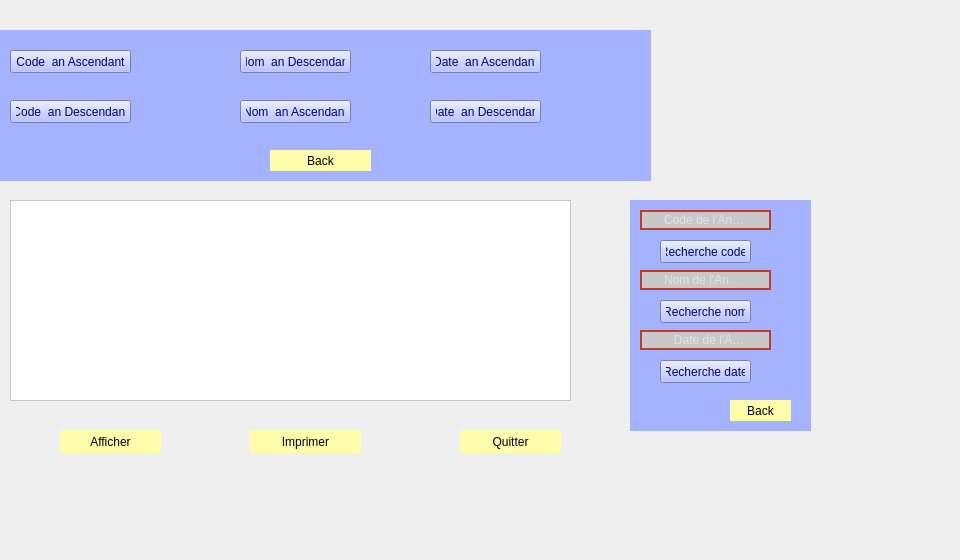
        <widget class="QWidget" name="tab_10">
         <attribute name="title">
          <string>Afficher Annonce</string>
         </attribute>
         <widget class="QPushButton" name="pushButton_6">
          <property name="geometry">
           <rect>
            <x>460</x>
            <y>430</y>
            <width>101</width>
            <height>23</height>
           </rect>
          </property>
          <property name="styleSheet">
           <string notr="true">QPushButton
{
background-color:rgb(255, 252, 172);
border-radius:15px;}
QPushButton:hover
{
color:#333;
background:#49ebff;
background:rgb(200, 200, 200);
}</string>
          </property>
          <property name="text">
           <string>Quitter</string>
          </property>
         </widget>
         <widget class="QTableView" name="tab_annonce">
          <property name="geometry">
           <rect>
            <x>10</x>
            <y>200</y>
            <width>561</width>
            <height>201</height>
           </rect>
          </property>
          <property name="styleSheet">
           <string notr="true">background-color: rgb(255, 255, 255);</string>
          </property>
         </widget>
         <widget class="QPushButton" name="pb_print1_an">
          <property name="geometry">
           <rect>
            <x>250</x>
            <y>430</y>
            <width>111</width>
            <height>23</height>
           </rect>
          </property>
          <property name="styleSheet">
           <string notr="true">QPushButton
{
background-color:rgb(255, 252, 172);
border-radius:15px;}
QPushButton:hover
{
color:#333;
background:#49ebff;
background:rgb(200, 200, 200);
}</string>
          </property>
          <property name="text">
           <string>Imprimer</string>
          </property>
         </widget>
         <widget class="QPushButton" name="pb_afficher_an">
          <property name="geometry">
           <rect>
            <x>60</x>
            <y>430</y>
            <width>101</width>
            <height>23</height>
           </rect>
          </property>
          <property name="styleSheet">
           <string notr="true">QPushButton
{
background-color:rgb(255, 252, 172);
border-radius:15px;}
QPushButton:hover
{
color:#333;
background:#49ebff;
background:rgb(200, 200, 200);
}</string>
          </property>
          <property name="text">
           <string>Afficher</string>
          </property>
         </widget>
         <widget class="QLabel" name="label_56">
          <property name="geometry">
           <rect>
            <x>730</x>
            <y>470</y>
            <width>221</width>
            <height>81</height>
           </rect>
          </property>
          <property name="styleSheet">
           <string notr="true"/>
          </property>
          <property name="text">
           <string/>
          </property>
          <property name="pixmap">
           <pixmap>../../Downloads/128600931_1102401160197019_8051103514919619627_n.png</pixmap>
          </property>
          <property name="scaledContents">
           <bool>true</bool>
          </property>
          <property name="wordWrap">
           <bool>false</bool>
          </property>
          <property name="openExternalLinks">
           <bool>false</bool>
          </property>
         </widget>
         <widget class="QStackedWidget" name="widgettrie">
          <property name="geometry">
           <rect>
            <x>0</x>
            <y>30</y>
            <width>651</width>
            <height>151</height>
           </rect>
          </property>
          <property name="styleSheet">
           <string notr="true">background-color: rgb(164, 178, 255);</string>
          </property>
          <property name="currentIndex">
           <number>1</number>
          </property>
          <widget class="QWidget" name="page_24">
           <widget class="QPushButton" name="Trie">
            <property name="geometry">
             <rect>
              <x>290</x>
              <y>50</y>
              <width>101</width>
              <height>23</height>
             </rect>
            </property>
            <property name="styleSheet">
             <string notr="true">QPushButton
{
background-color:rgb(255, 252, 172);
border-radius:15px;}
QPushButton:hover
{
color:#333;
background:#49ebff;
background:rgb(200, 200, 200);
}</string>
            </property>
            <property name="text">
             <string>Trier</string>
            </property>
           </widget>
          </widget>
          <widget class="QWidget" name="page_25">
           <widget class="QPushButton" name="pushButton_46">
            <property name="geometry">
             <rect>
              <x>270</x>
              <y>120</y>
              <width>101</width>
              <height>21</height>
             </rect>
            </property>
            <property name="styleSheet">
             <string notr="true">QPushButton
{
background-color:rgb(255, 252, 172);
border-radius:15px;}
QPushButton:hover
{
color:#333;
background:#49ebff;
background:rgb(200, 200, 200);
}</string>
            </property>
            <property name="text">
             <string>Back</string>
            </property>
           </widget>
           <widget class="QPushButton" name="pb_tri_CodeDescendant">
            <property name="geometry">
             <rect>
              <x>10</x>
              <y>70</y>
              <width>121</width>
              <height>23</height>
             </rect>
            </property>
            <property name="styleSheet">
             <string notr="true">QPushButton {
padding: 5px;
font: 75 10pt &quot;MS Shell Dlg 2&quot;;
color: rgb(0, 0, 127);
font: 8pt &quot;Modern No. 20&quot;;

}
QPushButton:hover
{
color :white;
}</string>
            </property>
            <property name="text">
             <string>Code_an Descendant</string>
            </property>
           </widget>
           <widget class="QPushButton" name="pb_tri_NomDeCroissant">
            <property name="geometry">
             <rect>
              <x>240</x>
              <y>20</y>
              <width>111</width>
              <height>23</height>
             </rect>
            </property>
            <property name="styleSheet">
             <string notr="true">QPushButton {
padding: 5px;
font: 75 10pt &quot;MS Shell Dlg 2&quot;;
color: rgb(0, 0, 127);
font: 8pt &quot;Modern No. 20&quot;;

}
QPushButton:hover
{
color :white;
}</string>
            </property>
            <property name="text">
             <string>Nom_an Descendant</string>
            </property>
           </widget>
           <widget class="QPushButton" name="pb_tri_CodeAscendant">
            <property name="geometry">
             <rect>
              <x>10</x>
              <y>20</y>
              <width>121</width>
              <height>23</height>
             </rect>
            </property>
            <property name="styleSheet">
             <string notr="true">QPushButton {
padding: 5px;
font: 75 10pt &quot;MS Shell Dlg 2&quot;;
color: rgb(0, 0, 127);
font: 8pt &quot;Modern No. 20&quot;;

}
QPushButton:hover
{
color :white;
}</string>
            </property>
            <property name="text">
             <string>Code_an Ascendant</string>
            </property>
           </widget>
           <widget class="QPushButton" name="pb_tri_DateDescendant">
            <property name="geometry">
             <rect>
              <x>430</x>
              <y>70</y>
              <width>111</width>
              <height>23</height>
             </rect>
            </property>
            <property name="styleSheet">
             <string notr="true">QPushButton {
padding: 5px;
font: 75 10pt &quot;MS Shell Dlg 2&quot;;
color: rgb(0, 0, 127);
font: 8pt &quot;Modern No. 20&quot;;

}
QPushButton:hover
{
color :white;
}</string>
            </property>
            <property name="text">
             <string>Date_an Descendant</string>
            </property>
           </widget>
           <widget class="QPushButton" name="pb_tri_DateAscendant">
            <property name="geometry">
             <rect>
              <x>430</x>
              <y>20</y>
              <width>111</width>
              <height>23</height>
             </rect>
            </property>
            <property name="styleSheet">
             <string notr="true">QPushButton {
padding: 5px;
font: 75 10pt &quot;MS Shell Dlg 2&quot;;
color: rgb(0, 0, 127);
font: 8pt &quot;Modern No. 20&quot;;

}
QPushButton:hover
{
color :white;
}</string>
            </property>
            <property name="text">
             <string>Date_an Ascendant</string>
            </property>
           </widget>
           <widget class="QPushButton" name="pb_tri_NomCroissant">
            <property name="geometry">
             <rect>
              <x>240</x>
              <y>70</y>
              <width>111</width>
              <height>23</height>
             </rect>
            </property>
            <property name="styleSheet">
             <string notr="true">QPushButton {
padding: 5px;
font: 75 10pt &quot;MS Shell Dlg 2&quot;;
color: rgb(0, 0, 127);
font: 8pt &quot;Modern No. 20&quot;;

}
QPushButton:hover
{
color :white;
}</string>
            </property>
            <property name="text">
             <string>Nom_an Ascendant</string>
            </property>
           </widget>
          </widget>
         </widget>
         <widget class="QStackedWidget" name="widgetrecherche">
          <property name="geometry">
           <rect>
            <x>630</x>
            <y>200</y>
            <width>181</width>
            <height>231</height>
           </rect>
          </property>
          <property name="styleSheet">
           <string notr="true">background-color: rgb(164, 178, 255);
</string>
          </property>
          <property name="currentIndex">
           <number>1</number>
          </property>
          <widget class="QWidget" name="page_22">
           <widget class="QPushButton" name="Rechercher">
            <property name="geometry">
             <rect>
              <x>40</x>
              <y>110</y>
              <width>111</width>
              <height>23</height>
             </rect>
            </property>
            <property name="styleSheet">
             <string notr="true">QPushButton
{
background-color:rgb(255, 252, 172);
border-radius:15px;}
QPushButton:hover
{
color:#333;
background:#49ebff;
background:rgb(200, 200, 200);
}</string>
            </property>
            <property name="text">
             <string>Rechercher</string>
            </property>
           </widget>
          </widget>
          <widget class="QWidget" name="page_23">
           <widget class="QPushButton" name="pushButton_45">
            <property name="geometry">
             <rect>
              <x>100</x>
              <y>200</y>
              <width>61</width>
              <height>21</height>
             </rect>
            </property>
            <property name="styleSheet">
             <string notr="true">QPushButton
{
background-color:rgb(255, 252, 172);
border-radius:15px;}
QPushButton:hover
{
color:#333;
background:#49ebff;
background:rgb(200, 200, 200);
}</string>
            </property>
            <property name="text">
             <string>Back</string>
            </property>
           </widget>
           <widget class="QLineEdit" name="lineEdit_code_an">
            <property name="geometry">
             <rect>
              <x>10</x>
              <y>10</y>
              <width>131</width>
              <height>20</height>
             </rect>
            </property>
            <property name="styleSheet">
             <string notr="true"> QLineEdit
{
border:2px solid rgb(194, 59, 36);
border-radius:20px;
color:#FFF;
padding-left :20px;
padding-right :20px;
background-color:rgb(200, 200, 200);

}
QLineEdit:hover
{
border: 2px solid rgb(0,0,0);
background-color:rgb(115, 115, 115) ;
}
QLineEdit:focus
{
border:2px solid rgb(0,0,0);
background-color: rgb(121, 121, 121);
}</string>
            </property>
            <property name="placeholderText">
             <string>Code de l'Annonce</string>
            </property>
           </widget>
           <widget class="QPushButton" name="pb_afficher_annonce">
            <property name="geometry">
             <rect>
              <x>30</x>
              <y>40</y>
              <width>91</width>
              <height>23</height>
             </rect>
            </property>
            <property name="styleSheet">
             <string notr="true">QPushButton {
padding: 5px;
font: 75 10pt &quot;MS Shell Dlg 2&quot;;
color: rgb(0, 0, 127);
font: 8pt &quot;Modern No. 20&quot;;

}
QPushButton:hover
{
color :white;
}</string>
            </property>
            <property name="text">
             <string>Recherche coder</string>
            </property>
           </widget>
           <widget class="QLineEdit" name="lineEdit_code_an_2">
            <property name="geometry">
             <rect>
              <x>10</x>
              <y>70</y>
              <width>131</width>
              <height>20</height>
             </rect>
            </property>
            <property name="styleSheet">
             <string notr="true"> QLineEdit
{
border:2px solid rgb(194, 59, 36);
border-radius:20px;
color:#FFF;
padding-left :20px;
padding-right :20px;
background-color:rgb(200, 200, 200);

}
QLineEdit:hover
{
border: 2px solid rgb(0,0,0);
background-color:rgb(115, 115, 115) ;
}
QLineEdit:focus
{
border:2px solid rgb(0,0,0);
background-color: rgb(121, 121, 121);
}</string>
            </property>
            <property name="placeholderText">
             <string>Nom de l'Annonce</string>
            </property>
           </widget>
           <widget class="QPushButton" name="pb_afficher_annonce_2">
            <property name="geometry">
             <rect>
              <x>30</x>
              <y>100</y>
              <width>91</width>
              <height>23</height>
             </rect>
            </property>
            <property name="styleSheet">
             <string notr="true">QPushButton {
padding: 5px;
font: 75 10pt &quot;MS Shell Dlg 2&quot;;
color: rgb(0, 0, 127);
font: 8pt &quot;Modern No. 20&quot;;

}
QPushButton:hover
{
color :white;
}</string>
            </property>
            <property name="text">
             <string>Recherche nom</string>
            </property>
           </widget>
           <widget class="QLineEdit" name="lineEdit_code_an_3">
            <property name="geometry">
             <rect>
              <x>10</x>
              <y>130</y>
              <width>131</width>
              <height>20</height>
             </rect>
            </property>
            <property name="styleSheet">
             <string notr="true"> QLineEdit
{
border:2px solid rgb(194, 59, 36);
border-radius:20px;
color:#FFF;
padding-left :20px;
padding-right :20px;
background-color:rgb(200, 200, 200);

}
QLineEdit:hover
{
border: 2px solid rgb(0,0,0);
background-color:rgb(115, 115, 115) ;
}
QLineEdit:focus
{
border:2px solid rgb(0,0,0);
background-color: rgb(121, 121, 121);
}</string>
            </property>
            <property name="placeholderText">
             <string>   Date de l'Annonce</string>
            </property>
           </widget>
           <widget class="QPushButton" name="pb_afficher_annonce_3">
            <property name="geometry">
             <rect>
              <x>30</x>
              <y>160</y>
              <width>91</width>
              <height>23</height>
             </rect>
            </property>
            <property name="styleSheet">
             <string notr="true">QPushButton {
padding: 5px;
font: 75 10pt &quot;MS Shell Dlg 2&quot;;
color: rgb(0, 0, 127);
font: 8pt &quot;Modern No. 20&quot;;

}
QPushButton:hover
{
color :white;
}</string>
            </property>
            <property name="text">
             <string>Recherche date</string>
            </property>
           </widget>
          </widget>
         </widget>
        </widget>
